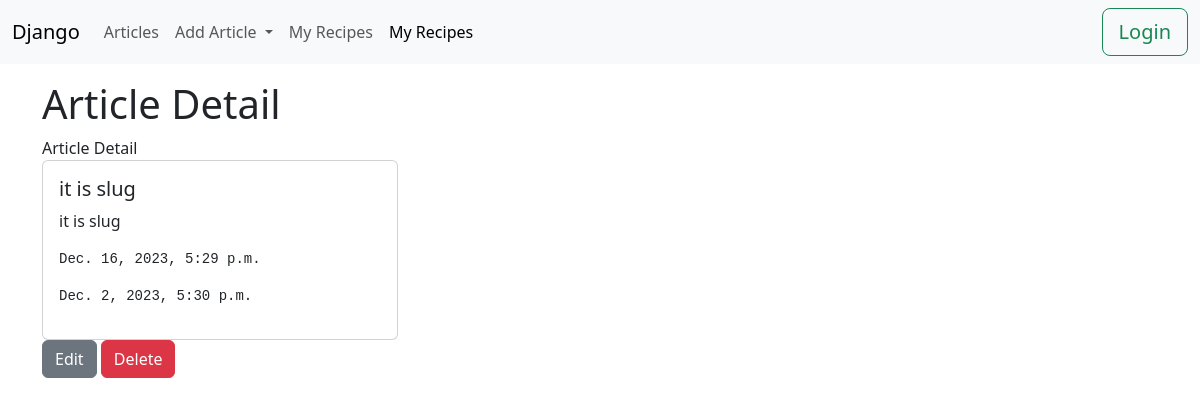
Screenshot of /article/this-is-from-article-title/ with the database file from the repository.
### article/models.py (models this page shows, shortened)
class Article(models.Model):
    title = models.CharField(max_length=221)
    slug = models.SlugField(null=True)
    content = models.TextField(null=True, blank=True)
    image = models.ImageField(upload_to='articles/', null=True, blank=True)
    modified_date = models.DateTimeField(auto_now=True)
    created_date = models.DateTimeField(auto_now_add=True)
    objects = ArticleManager()

### article/views.py (the view)
# urls.py: path('article/<slug:slug>/', article_detail, name='detail'),
def article_detail(request, slug):
    article = Article.objects.get(slug=slug)
    context = {
        'object': article
    }
    return render(request, 'article/detail.html', context)

### article/models.py (called while the page is built)
    def get_queryset(self):
        return ArticleQuerySet(self.model, using=self._db)

### templates/article/detail.html (shortened to what this page needs)
{% extends 'base.html' %}
{% block header %}
    <h1>Article Detail</h1>
{% endblock %}
{% block content %}
    {% block page_links %}
        <span>Article Detail</span>
    {% endblock %}
    <div class="row">
        <div class="col-md-4">
            <div class="card">
                <div class="card-body">
                    <h5 class="card-title">{{ object.title }} </h5>
                    <p class="card-text">{{ object.content }}</p>
                    <pre>{{ object.modified_date }}</pre>
                    <pre>{{ object.created_date }}</pre>
                </div>
            </div>
            <div class="card-body">
                <a class="btn btn-secondary card-link" href="{% url 'article:change-form' object.id %}">Edit</a>
                <a class="btn btn-danger card-link" href="{% url 'article:delete' object.id %}">Delete</a>
            </div>
        </div>
    </div>
{% endblock %}

### rows the page displays
Article: title "it is slug", content "it is slug", modified_date "Dec. 16, 2023, 5:29 p.m.", created_date "Dec. 2, 2023, 5:30 p.m."
